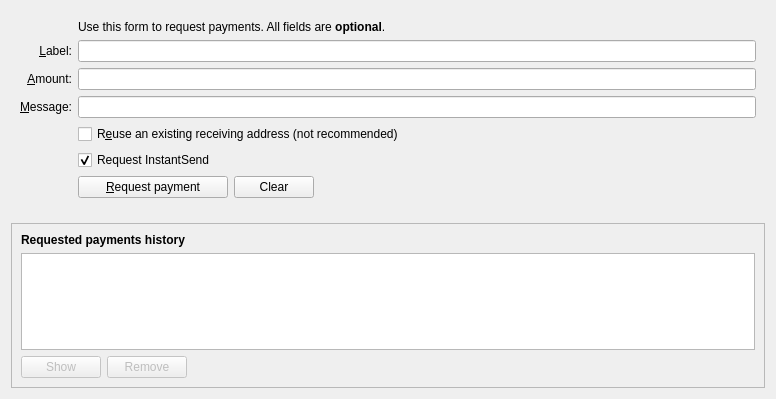
<?xml version="1.0" encoding="UTF-8"?>
<ui version="4.0">
 <class>ReceiveCoinsDialog</class>
 <widget class="QWidget" name="ReceiveCoinsDialog">
  <property name="geometry">
   <rect>
    <x>0</x>
    <y>0</y>
    <width>776</width>
    <height>399</height>
   </rect>
  </property>
  <property name="class" stdset="0">
   <string>container</string>
  </property>
  <layout class="QVBoxLayout" name="verticalLayout" stretch="0,0,1">
   <item>
    <widget class="QFrame" name="frame2">
     <property name="sizePolicy">
      <sizepolicy hsizetype="Preferred" vsizetype="Expanding">
       <horstretch>0</horstretch>
       <verstretch>0</verstretch>
      </sizepolicy>
     </property>
     <property name="styleSheet">
      <string notr="true">#frame2{border:0px;}</string>
     </property>
     <property name="frameShape">
      <enum>QFrame::StyledPanel</enum>
     </property>
     <property name="frameShadow">
      <enum>QFrame::Sunken</enum>
     </property>
     <layout class="QVBoxLayout" name="verticalLayout_3">
      <item>
       <layout class="QGridLayout" name="gridLayout">
        <item row="7" column="2">
         <widget class="QCheckBox" name="reuseAddress">
          <property name="toolTip">
           <string>Reuse one of the previously used receiving addresses.&lt;br&gt;Reusing addresses has security and privacy issues.&lt;br&gt;Do not use this unless re-generating a payment request made before.</string>
          </property>
          <property name="text">
           <string>R&amp;euse an existing receiving address (not recommended)</string>
          </property>
         </widget>
        </item>
        <item row="7" column="0">
         <widget class="QLabel" name="label_4">
          <property name="text">
           <string/>
          </property>
         </widget>
        </item>
        <item row="6" column="0">
         <widget class="QLabel" name="label_3">
          <property name="toolTip">
           <string>An optional message to attach to the payment request, which will be displayed when the request is opened. Note: The message will not be sent with the payment over the Dash network.</string>
          </property>
          <property name="text">
           <string>&amp;Message:</string>
          </property>
          <property name="alignment">
           <set>Qt::AlignRight|Qt::AlignTrailing|Qt::AlignVCenter</set>
          </property>
          <property name="buddy">
           <cstring>reqMessage</cstring>
          </property>
         </widget>
        </item>
        <item row="4" column="2">
         <widget class="QLineEdit" name="reqLabel">
          <property name="toolTip">
           <string>An optional label to associate with the new receiving address.</string>
          </property>
          <property name="class" stdset="0">
           <string>LineEdit</string>
          </property>
         </widget>
        </item>
        <item row="6" column="2">
         <widget class="QLineEdit" name="reqMessage">
          <property name="toolTip">
           <string>An optional message to attach to the payment request, which will be displayed when the request is opened.&lt;br&gt;Note: The message will not be sent with the payment over the Dash network.</string>
          </property>
          <property name="class" stdset="0">
           <string>LineEdit</string>
          </property>
         </widget>
        </item>
        <item row="2" column="2">
         <widget class="QLabel" name="label_5">
          <property name="text">
           <string>Use this form to request payments. All fields are &lt;b&gt;optional&lt;/b&gt;.</string>
          </property>
         </widget>
        </item>
        <item row="4" column="0">
         <widget class="QLabel" name="label_2">
          <property name="toolTip">
           <string>An optional label to associate with the new receiving address.</string>
          </property>
          <property name="text">
           <string>&amp;Label:</string>
          </property>
          <property name="alignment">
           <set>Qt::AlignRight|Qt::AlignTrailing|Qt::AlignVCenter</set>
          </property>
          <property name="buddy">
           <cstring>reqLabel</cstring>
          </property>
         </widget>
        </item>
        <item row="5" column="0">
         <widget class="QLabel" name="label">
          <property name="toolTip">
           <string>An optional amount to request. Leave this empty or zero to not request a specific amount.</string>
          </property>
          <property name="text">
           <string>&amp;Amount:</string>
          </property>
          <property name="alignment">
           <set>Qt::AlignRight|Qt::AlignTrailing|Qt::AlignVCenter</set>
          </property>
          <property name="buddy">
           <cstring>reqAmount</cstring>
          </property>
         </widget>
        </item>
        <item row="5" column="2">
         <widget class="BitcoinAmountField" name="reqAmount">
          <property name="minimumSize">
           <size>
            <width>80</width>
            <height>0</height>
           </size>
          </property>
          <property name="toolTip">
           <string>An optional amount to request. Leave this empty or zero to not request a specific amount.</string>
          </property>
          <property name="class" stdset="0">
           <string>LineEdit</string>
          </property>
         </widget>
        </item>
        <item row="9" column="2">
         <layout class="QHBoxLayout" name="horizontalLayout">
          <item>
           <widget class="QPushButton" name="receiveButton">
            <property name="minimumSize">
             <size>
              <width>150</width>
              <height>0</height>
             </size>
            </property>
            <property name="text">
             <string>&amp;Request payment</string>
            </property>
            <property name="class" stdset="0">
             <string>accentButton</string>
            </property>
           </widget>
          </item>
          <item>
           <widget class="QPushButton" name="clearButton">
            <property name="sizePolicy">
             <sizepolicy hsizetype="Minimum" vsizetype="Fixed">
              <horstretch>0</horstretch>
              <verstretch>0</verstretch>
             </sizepolicy>
            </property>
            <property name="toolTip">
             <string>Clear all fields of the form.</string>
            </property>
            <property name="text">
             <string>Clear</string>
            </property>
            <property name="autoDefault">
             <bool>false</bool>
            </property>
           </widget>
          </item>
          <item>
           <spacer name="horizontalSpacer">
            <property name="orientation">
             <enum>Qt::Horizontal</enum>
            </property>
            <property name="sizeHint" stdset="0">
             <size>
              <width>40</width>
              <height>20</height>
             </size>
            </property>
           </spacer>
          </item>
         </layout>
        </item>
        <item row="9" column="0">
         <widget class="QLabel" name="label_7">
          <property name="text">
           <string/>
          </property>
         </widget>
        </item>
        <item row="8" column="2">
         <widget class="QCheckBox" name="checkUseInstantSend">
          <property name="text">
           <string>Request InstantSend</string>
          </property>
          <property name="checked">
           <bool>true</bool>
          </property>
         </widget>
        </item>
       </layout>
      </item>
     </layout>
    </widget>
   </item>
   <item>
    <spacer name="verticalSpacer_2">
     <property name="orientation">
      <enum>Qt::Vertical</enum>
     </property>
     <property name="sizeHint" stdset="0">
      <size>
       <width>20</width>
       <height>10</height>
      </size>
     </property>
    </spacer>
   </item>
   <item>
    <widget class="QFrame" name="frame">
     <property name="sizePolicy">
      <sizepolicy hsizetype="Preferred" vsizetype="Expanding">
       <horstretch>0</horstretch>
       <verstretch>0</verstretch>
      </sizepolicy>
     </property>
     <property name="frameShape">
      <enum>QFrame::StyledPanel</enum>
     </property>
     <property name="frameShadow">
      <enum>QFrame::Raised</enum>
     </property>
     <layout class="QVBoxLayout" name="verticalLayout_2">
      <item>
       <widget class="QLabel" name="label_6">
        <property name="font">
         <font>
          <weight>75</weight>
          <bold>true</bold>
         </font>
        </property>
        <property name="text">
         <string>Requested payments history</string>
        </property>
       </widget>
      </item>
      <item>
       <widget class="QTableView" name="recentRequestsView">
        <property name="contextMenuPolicy">
         <enum>Qt::CustomContextMenu</enum>
        </property>
        <property name="tabKeyNavigation">
         <bool>false</bool>
        </property>
        <property name="sortingEnabled">
         <bool>true</bool>
        </property>
       </widget>
      </item>
      <item>
       <layout class="QHBoxLayout" name="horizontalLayout_2">
        <item>
         <widget class="QPushButton" name="showRequestButton">
          <property name="enabled">
           <bool>false</bool>
          </property>
          <property name="toolTip">
           <string>Show the selected request (does the same as double clicking an entry)</string>
          </property>
          <property name="text">
           <string>Show</string>
          </property>
          <property name="autoDefault">
           <bool>false</bool>
          </property>
          <property name="class" stdset="0">
           <string>linkButton</string>
          </property>
         </widget>
        </item>
        <item>
         <widget class="QPushButton" name="removeRequestButton">
          <property name="enabled">
           <bool>false</bool>
          </property>
          <property name="toolTip">
           <string>Remove the selected entries from the list</string>
          </property>
          <property name="text">
           <string>Remove</string>
          </property>
          <property name="autoDefault">
           <bool>false</bool>
          </property>
          <property name="class" stdset="0">
           <string>linkButton</string>
          </property>
         </widget>
        </item>
        <item>
         <spacer name="horizontalSpacer_2">
          <property name="orientation">
           <enum>Qt::Horizontal</enum>
          </property>
          <property name="sizeHint" stdset="0">
           <size>
            <width>40</width>
            <height>20</height>
           </size>
          </property>
         </spacer>
        </item>
       </layout>
      </item>
     </layout>
    </widget>
   </item>
  </layout>
 </widget>
 <customwidgets>
  <customwidget>
   <class>BitcoinAmountField</class>
   <extends>QLineEdit</extends>
   <header>bitcoinamountfield.h</header>
   <container>1</container>
  </customwidget>
 </customwidgets>
 <tabstops>
  <tabstop>reqLabel</tabstop>
  <tabstop>reqAmount</tabstop>
  <tabstop>reqMessage</tabstop>
  <tabstop>reuseAddress</tabstop>
  <tabstop>receiveButton</tabstop>
  <tabstop>clearButton</tabstop>
  <tabstop>recentRequestsView</tabstop>
  <tabstop>showRequestButton</tabstop>
  <tabstop>removeRequestButton</tabstop>
 </tabstops>
 <resources/>
 <connections/>
</ui>
